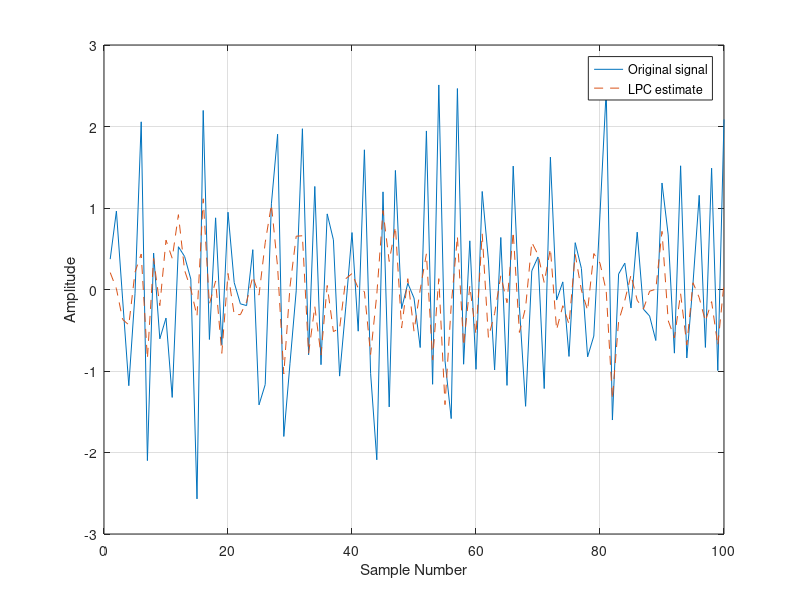

MATLAB code to generate this figure:
%{

https://www.phon.ucl.ac.uk/courses/spsci/dsp/lpc.html

Finds the coefficients of a pth-order linear predictor, an FIR filter that predicts the current value of the real-valued time series x based on past samples.

Given a system of the following form

y[n] = -Sum[k=1, p] b[k]*y[n-k]

We want recover the estimate the coefficients b[i] where the error is quadratically minimized

%}

pkg load signal;

noise = randn(50000,1);
x = filter(1, [1 1/2 1/3 1/4],noise);
x = x(end-4096+1:end);

a = lpc(x, 50);
est_x = filter([0 -a(2:end)],1,x);

a
max(est_x-x)

plot(1:100,x(end-100+1:end),1:100,est_x(end-100+1:end),'--')
grid
xlabel('Sample Number')
ylabel('Amplitude')
legend('Original signal','LPC estimate')
pause
